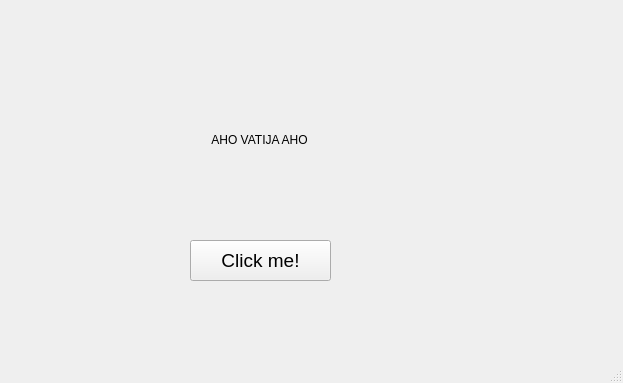
<?xml version="1.0" encoding="UTF-8"?>
<ui version="4.0">
 <class>ProgramPyQT</class>
 <widget class="QMainWindow" name="ProgramPyQT">
  <property name="geometry">
   <rect>
    <x>0</x>
    <y>0</y>
    <width>623</width>
    <height>383</height>
   </rect>
  </property>
  <property name="windowTitle">
   <string>Program</string>
  </property>
  <widget class="QWidget" name="centralwidget">
   <widget class="QPushButton" name="FirstButton">
    <property name="geometry">
     <rect>
      <x>190</x>
      <y>240</y>
      <width>141</width>
      <height>41</height>
     </rect>
    </property>
    <property name="font">
     <font>
      <family>Segoe UI</family>
      <pointsize>14</pointsize>
     </font>
    </property>
    <property name="mouseTracking">
     <bool>false</bool>
    </property>
    <property name="text">
     <string>Click me!</string>
    </property>
   </widget>
   <widget class="QLabel" name="label_1">
    <property name="geometry">
     <rect>
      <x>209</x>
      <y>130</y>
      <width>101</width>
      <height>20</height>
     </rect>
    </property>
    <property name="whatsThis">
     <string>&lt;html&gt;&lt;head/&gt;&lt;body&gt;&lt;p&gt;A Label&lt;/p&gt;&lt;/body&gt;&lt;/html&gt;</string>
    </property>
    <property name="autoFillBackground">
     <bool>false</bool>
    </property>
    <property name="text">
     <string>AHO VATIJA AHO</string>
    </property>
    <property name="textFormat">
     <enum>Qt::PlainText</enum>
    </property>
    <property name="alignment">
     <set>Qt::AlignCenter</set>
    </property>
   </widget>
  </widget>
  <widget class="QStatusBar" name="statusbar"/>
  <widget class="QMenuBar" name="menubar">
   <property name="geometry">
    <rect>
     <x>0</x>
     <y>0</y>
     <width>623</width>
     <height>22</height>
    </rect>
   </property>
  </widget>
 </widget>
 <resources/>
 <connections/>
</ui>
